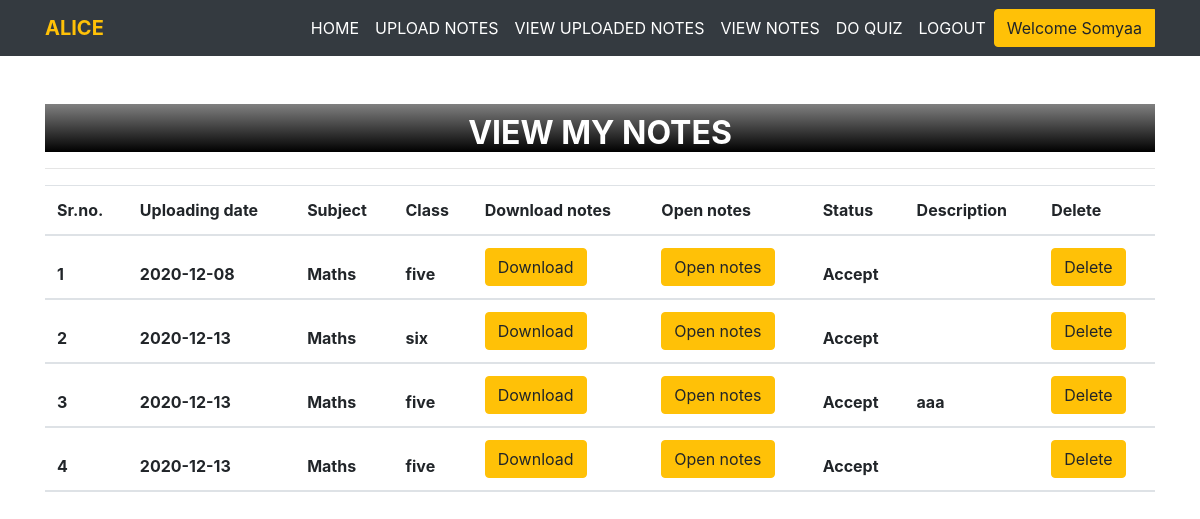
The page /view_mynotes/ (signed in) on the database its author committed.
### notes/models.py (models this page shows, shortened)
class Notes(models.Model):
    user = models.ForeignKey(User,on_delete=models.CASCADE,null=True)
    uploadingdate = models.CharField(max_length=10,null=True)
    branch = models.CharField(max_length=30,null=True)
    subject = models.CharField(max_length=30,null=True)
    notesfile = models.FileField(null=True)
    filetype = models.CharField(max_length=30,null=True)
    description = models.CharField(max_length=300,null=True)
    status = models.CharField(max_length=30,null=True)

### notes/views.py (the view)
# urls.py: path('view_mynotes/', view_mynotes, name='view_mynotes'),
def view_mynotes(request):
    if not request.user.is_authenticated:
        return redirect('login')
    user = User.objects.get(id=request.user.id)
    notes = Notes.objects.filter(status="Accept")
    d = {'notes':notes}
    return render(request, 'view_mynotes.html',d)

### notes/templates/view_mynotes.html (shortened to what this page needs)
{% extends 'user_nav.html' %}
{% load static %}
{% block body %}
<div class="container mt-5">
    <h2 class="doabout text-center"></i><b>VIEW MY NOTES</b></h2>
    <hr>
    <table class="table table=bordered" id="myTable">
        <thead>
            <tr>
                <th>Sr.no.</th>
                <th>Uploading date</th>
                <th>Subject</th>
                <th>Class</th>
                <th>Download notes</th>
                <th>Open notes</th>
                <th>Status</th>
                <th>Description</th>
                <th>Delete</th>
            </tr>
            {% for i in notes %}
            <tr>
                <th>{{ forloop.counter }}</th>
                <th>{{ i.uploadingdate }}</th>
                <th>{{ i.subject }}</th>
                <th>{{ i.branch }}</th>
                <th><a href="{{ i.notesfile.url }}" class="btn btn-warning" download>Download</a></th>
                <th><a href="{{ i.notesfile.url }}" class="btn btn-warning">Open notes</a></th>
                <th>{{ i.status }}</th>
                <th>{{ i.description }}</th>
                <th><a href="{% url 'delete_mynotes' i.id %}" class="btn btn-warning" onclick="return confirm('Do you really want to delete notes?')">Delete</a></th>
            </tr>
            {% endfor %}
        </thead>
    </table>
</div>
{% endblock %}

### notes/templates/user_nav.html (shortened to what this page needs)
<!DOCTYPE html>
<html lang="en">
<head>
    {% load static %}
    <link rel="stylesheet" href="node_modules/bootstrap/dist/css/bootstrap.min.css">
    <link rel="stylesheet" href="https://stackpath.bootstrapcdn.com/bootstrap/4.3.1/css/bootstrap.min.css">
    <link rel="stylesheet" href="https://stackpath.bootstrapcdn.com/font-awesome/4.7.0/css/font-awesome.min.css">
    <link rel="stylesheet" href="{% static 'style.css' %}">
</head>
<body>
    <nav class="navbar navbar-expand-md bg-dark navbar-dark">
        <div class="container">
            <a href="#" class="navbar-brand text-warning font-weight-bold">ALICE</a>
            <div class="collapse navbar-collapse text-center" id="collapsenavbar">
                <ul class="navbar-nav ml-auto">
                    <li class="nav-item">
                        <a href="{% url 'profile' %}" class="nav-link text-white">HOME</a>
                    </li>
                    <li class="nav-item">
                        <a href="{% url 'upload_notes' %}" class="nav-link text-white">UPLOAD NOTES</a>
                    </li>
                    <li class="nav-item">
                        <a href="{% url 'view_mynotes' %}" class="nav-link text-white">VIEW UPLOADED NOTES</a>
                    </li>
                    <li class="nav-item">
                        <a href="{% url 'Book:chapters' %}" class="nav-link text-white">VIEW NOTES</a>
                    </li>
                    <li class="nav-item">
                        <a href="{% url 'quiz:home' %}" class="nav-link text-white">DO QUIZ</a>
                    </li>
                    <li class="nav-item">
                        <a href="{% url 'logout' %}" class="nav-link text-white">LOGOUT</a>
                    </li>
                </ul>
                <div class="btn-group">
                    <button type="button" class="btn btn-warning dropdown toggle" data-toggle="dropdown">Welcome {{request.user.first_name}}</button>
                </div>
            </div>
        </div>
    </nav>
    {% block body %}
    {% endblock %}
</body>
</html>

### notes/static/style.css (style rules this page uses)
.doabout { color:white; background: linear-gradient(grey,black); margin-top:30px; padding-top: 10px; }

### notes/templates/view_mynotes.html (style rules this page uses)
.doabout { color:white; background: linear-gradient(grey,black); margin-top:30px; padding-top: 10px; }

### rows shown on the page
Notes: uploadingdate "2020-12-08", subject "Maths", branch "five", status "Accept"
Notes: uploadingdate "2020-12-13", subject "Maths", branch "six", status "Accept"
Notes: uploadingdate "2020-12-13", subject "Maths", branch "five", status "Accept", description "aaa"
Notes: uploadingdate "2020-12-13", subject "Maths", branch "five", status "Accept"

### other values the page prints
{{ request.user.first_name }} "Somyaa"
